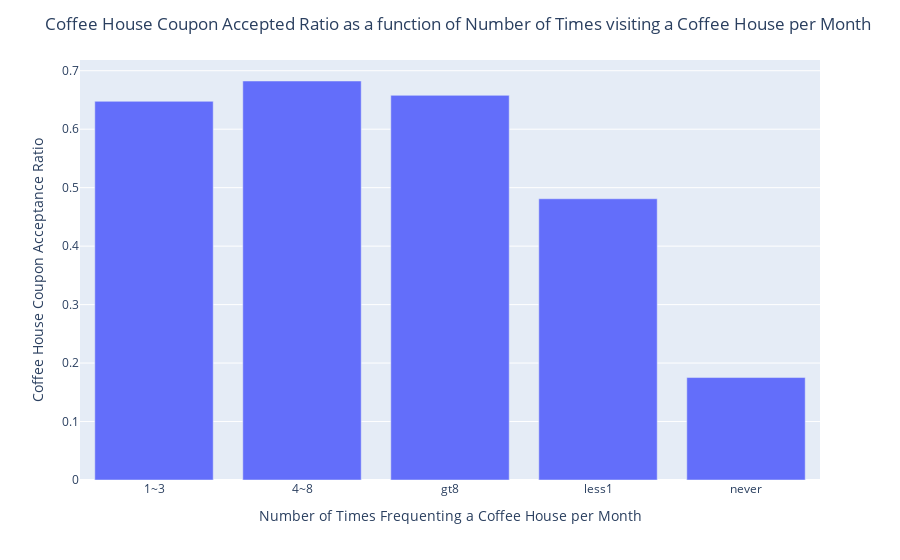

The code cell stored with this chart in its notebook:
### Code cell
# Look at acceptance ratio based on how often one goes to a coffee house per month
accepted_ratio = df_coffee.groupby('CoffeeHouse').Y.sum()/df_coffee.groupby('CoffeeHouse').size()

fig = px.bar(accepted_ratio)
fig.update_layout(
    title='Coffee House Coupon Accepted Ratio as a function of Number of Times visiting a Coffee House per Month',
    xaxis_title='Number of Times Frequenting a Coffee House per Month',
    yaxis_title='Coffee House Coupon Acceptance Ratio',
    showlegend=False,
)

### Figure 1 — Plotly figure (JSON) as saved in the notebook; plotly's stock layout.template omitted (floating-point values rounded to 4 significant figures)
{"data": [{"alignmentgroup": "True", "hovertemplate": "variable=0<br>CoffeeHouse=%{x}<br>value=%{y}<extra></extra>", "legendgroup": "0", "marker": {"color": "#636efa", "pattern": {"shape": ""}}, "name": "0", "offsetgroup": "0", "orientation": "v", "showlegend": true, "textposition": "auto", "type": "bar", "x": ["1~3", "4~8", "gt8", "less1", "never"], "xaxis": "x", "y": [0.6477, 0.6824, 0.6579, 0.481, 0.1752], "yaxis": "y"}], "layout": {"barmode": "relative", "legend": {"title": {"text": "variable"}, "tracegroupgap": 0}, "margin": {"t": 60}, "showlegend": false, "title": {"text": "Coffee House Coupon Accepted Ratio as a function of Number of Times visiting a Coffee House per Month"}, "xaxis": {"anchor": "y", "domain": [0, 1], "title": {"text": "Number of Times Frequenting a Coffee House per Month"}}, "yaxis": {"anchor": "x", "domain": [0, 1], "title": {"text": "Coffee House Coupon Acceptance Ratio"}}}}
